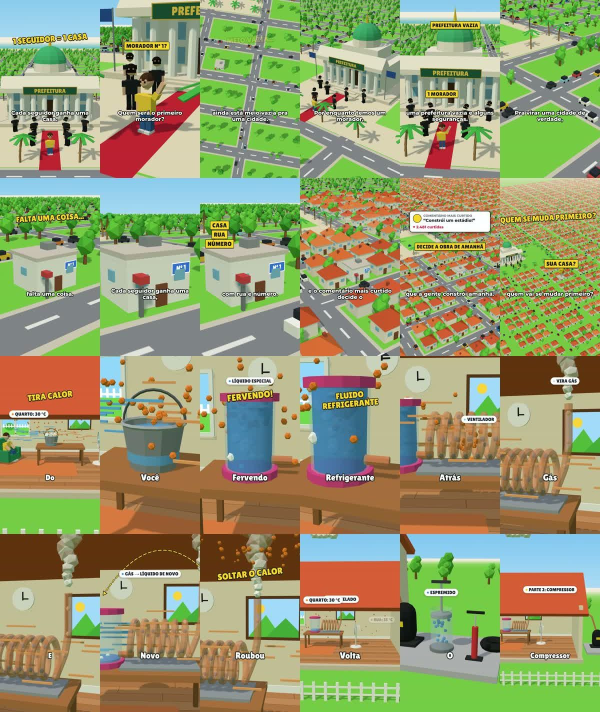
#> input picture VIDEOS-SHORTS/_kit/ambos.jpg, 1200 x 1424 px (shown at 1/2 size)
$ python sheet.py ambos.jpg out.png 5
#> lines starting #> are read from the running program, lines starting #| are printed output that depends on the picture
import sys,glob
from PIL import Image
fs=sorted(glob.glob(sys.argv[1]));cols=int(sys.argv[3]) if len(sys.argv)>3 else 5;w=240
ims=[Image.open(f).convert("RGB") for f in fs];h=int(ims[0].height*w/ims[0].width);rows=(len(ims)+cols-1)//cols
#> after `ims = [Image.open(f).convert('RGB') for f in fs]`: ims = 1 item
#> after `h = int(ims[0].height * w / ims[0].width)`: h = 284
#> after `rows = (len(ims) + cols - 1) // cols`: rows = 1
S=Image.new("RGB",(cols*w,rows*h),"black")
#> S: PIL image 1200x284 RGB; every value is 0
for i,im in enumerate(ims):S.paste(im.resize((w,h)),((i%cols)*w,(i//cols)*h))
#> this loop made 1 pass
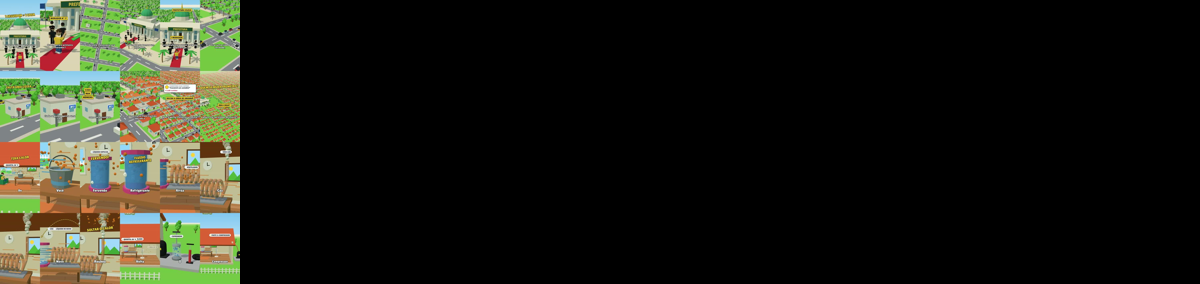
#> S: PIL image 1200x284 RGB; mean R, G, B 29.9, 30.8, 22.3
S.save(sys.argv[2],quality=85);print(S.size)
#| (1200, 284)
